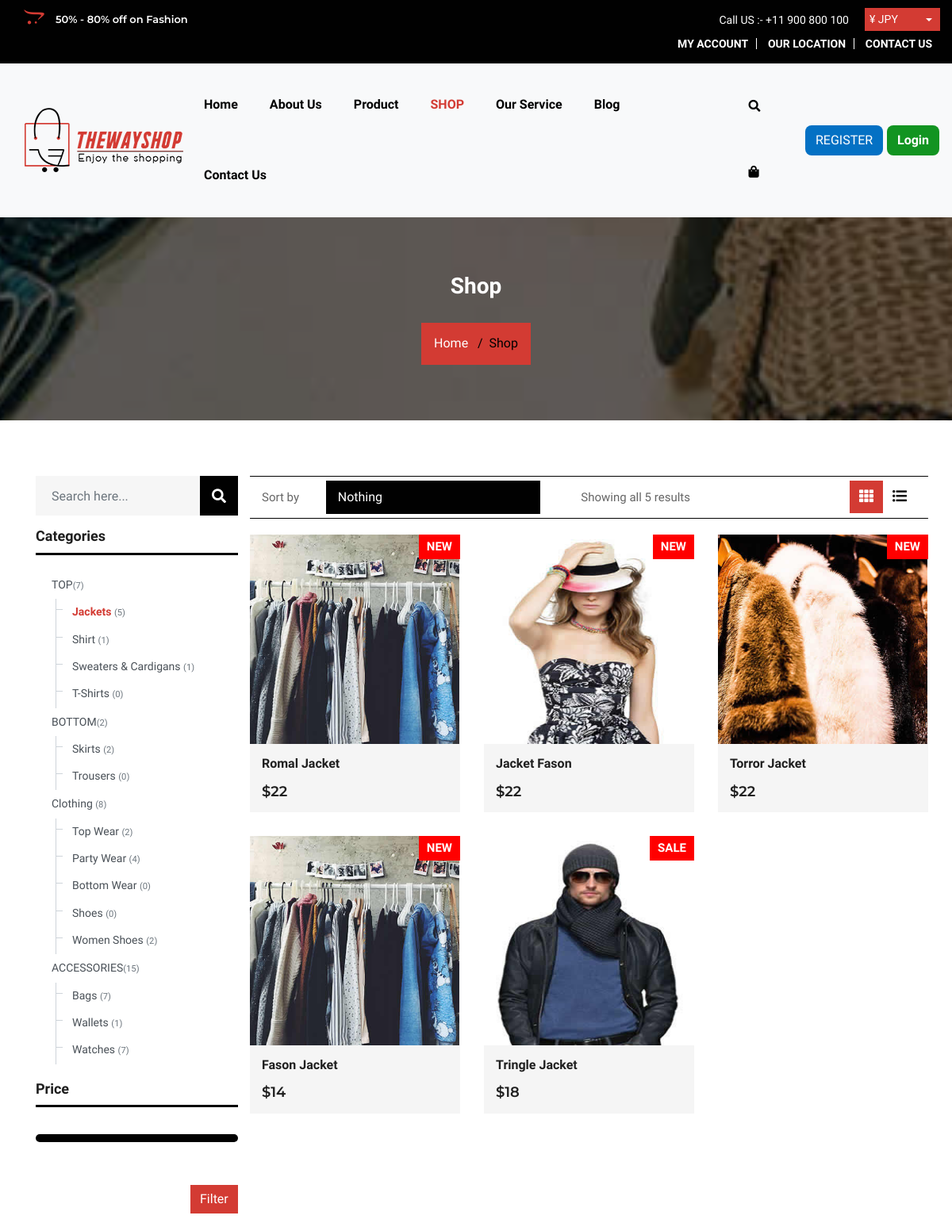
Page /shop/1 (upper part) on the earlier database version.
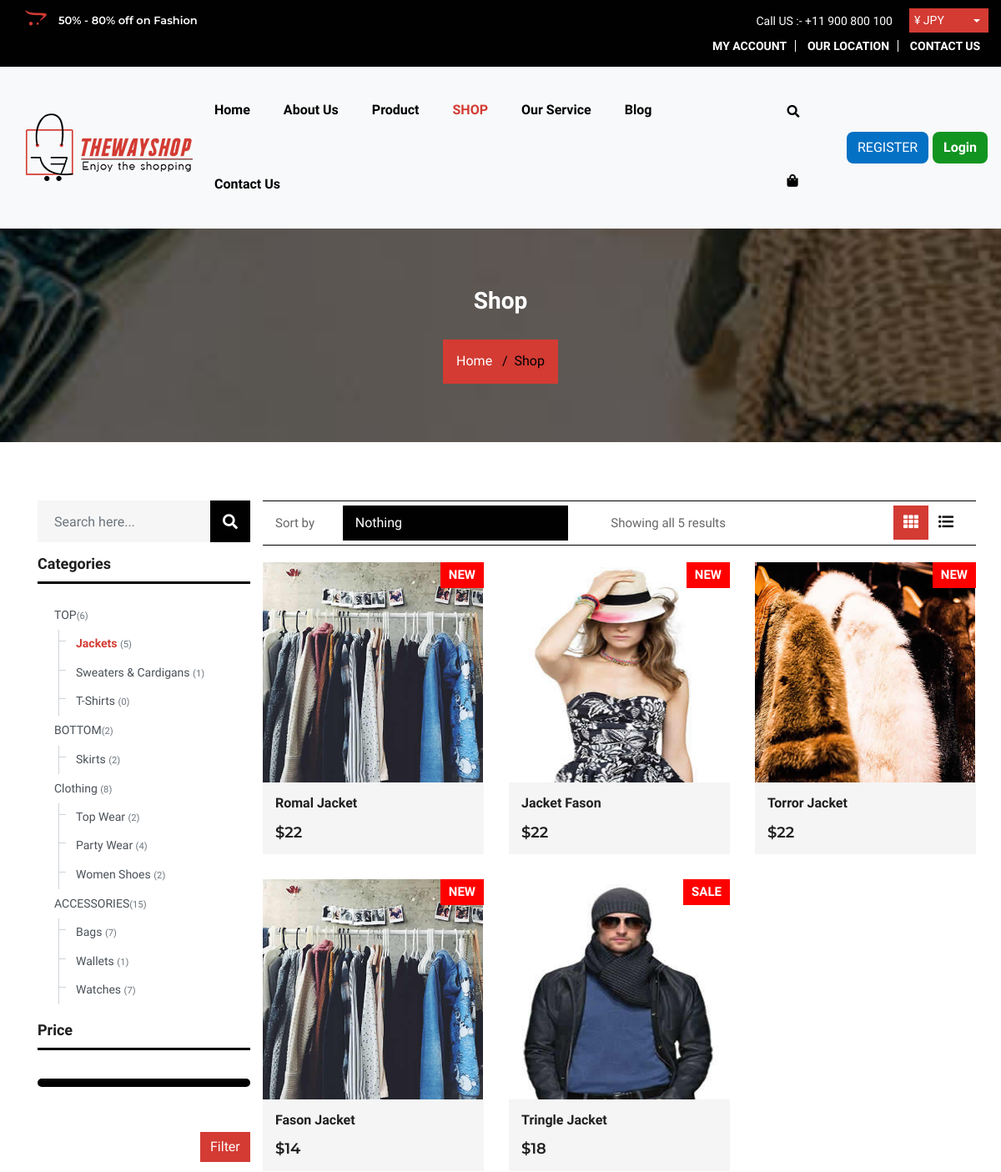
Same page on the later database version.
### main/models.py (models this page shows, shortened)
class News(models.Model):
    news = models.CharField(max_length=250, verbose_name='Что нового')
    product = models.ForeignKey(Product, on_delete=models.CASCADE, blank=True, null=True)
    category = models.ForeignKey(Category, on_delete=models.CASCADE, blank=True, null=True)
    class Meta:
        verbose_name = 'Новость'
        verbose_name_plural = 'Новости'

### product/models.py (models this page shows, shortened)
class Category(models.Model):
    title = models.CharField(max_length=50, verbose_name='Название')
    BIGCATEGORIES = (
        ('1', 'TOP'),
        ('2', 'BOTTOM'),
        ('3', 'CLOTHING'),
        ('4', 'ACCESSORIES'),
    )
    parent = models.CharField(max_length=1,
                              choices=BIGCATEGORIES,
                              default=3,
                              verbose_name='Группа', )
    image = models.ImageField(upload_to='Product/Category/%m/%d', blank=True)
    count = models.IntegerField(default=0)
    def __str__(self):
        return self.title
    class Meta:
        verbose_name = 'Категория'
        verbose_name_plural = 'Категории'

class Product(models.Model):
    title = models.CharField(max_length=100, verbose_name='Название')
    description = models.TextField()
    image = models.ImageField(upload_to='Product/%Y/%m/%d', blank=True)
    category = models.ForeignKey('Category', on_delete=models.CASCADE, verbose_name='Категория')
    price = models.IntegerField(validators=[MinValueValidator(0)], verbose_name='Цена')
    old_price = models.IntegerField(blank=True, default=0)
    pub_date = models.DateField(auto_now=True)
    status = models.ForeignKey('Status', on_delete=models.CASCADE)
    watch = models.IntegerField(default=0, verbose_name='Просмотры')
    class Meta:
        verbose_name = 'Продукт'
        verbose_name_plural = 'Продукты'

class Status(models.Model):
    title = models.CharField(max_length=50, verbose_name='Название')
    def __str__(self):
        return self.title
    class Meta:
        verbose_name = 'Статус'
        verbose_name_plural = 'Статусы'

### product/views.py (the view, shortened to what this page needs)
# urls.py: path('shop/<int:pk>', shop, name='shop'),
def shop(request, pk=0):
    for cat in Category.objects.all():
        cat.count = Product.objects.all().filter(category_id=cat.id).count()
        cat.save()
    if request.method == 'POST':
        try:
            return shopfind(request, request.POST['word'])
        except:
            return shopfind(request, request.POST['mainsearch'])
    if int(pk) == 0:
        products = Product.objects.all()
    else:
        products = Product.objects.all().filter(category_id=pk)
    context = {
        'title': 'Shop',
        'shop': 'active',
        'products': products,
        'news': News.objects.all(),
        'categories_show': Category.objects.all(),
        'id': pk,
        'par1': sum([i.count for i in Category.objects.all().filter(parent=1)]),
        'par2': sum([i.count for i in Category.objects.all().filter(parent=2)]),
        'par3': sum([i.count for i in Category.objects.all().filter(parent=3)]),
        'par4': sum([i.count for i in Category.objects.all().filter(parent=4)]),
    }
    return render(request, 'shop.html', context)

### templates/shop.html (shortened to what the changed rows need)
{% extends 'base.html' %}
{% load static %}
{% block content %}
<div class="all-title-box">
    <div class="container">
        <div class="row">
            <div class="col-lg-12">
                <h2>Shop</h2>
            </div>
        </div>
    </div>
</div>
<div class="shop-box-inner">
    <div class="container">
        <div class="row">
            <div class="col-xl-3 col-lg-3 col-sm-12 col-xs-12 sidebar-shop-left">
                <div class="product-categori">
                    <div class="filter-sidebar-left">
                        <div class="list-group list-group-collapse list-group-sm list-group-tree"
                             id="list-group-men" data-children=".sub-men">
                            <div class="list-group-collapse sub-men">
                                <a class="list-group-item list-group-item-action" href="#sub-men1"
                                   data-toggle="collapse" aria-expanded="true"
                                   aria-controls="sub-men1">TOP<small
                                        class="text-muted">({{ par1 }})</small>
                                </a>
                                <div class="collapse show" id="sub-men1"
                                     data-parent="#list-group-men">
                                    <div class="list-group">
                                        {% for cloth in categories_show %}
                                        {% if cloth.parent == "1" %}
                                        {% if cloth.id == id %}
                                        <a href="{% url 'shop' cloth.id %}"
                                           class="list-group-item list-group-item-action active">
                                            {% else %}
                                            <a href="{% url 'shop' cloth.id %}"
                                               class="list-group-item list-group-item-action">
                                                {% endif %}
                                                {{ cloth }}
                                                <small class="text-muted">
                                                    ({{ cloth.count }})</small></a>
                                            {% endif %}
                                            {% endfor %}
                                    </div>
                                </div>
                            </div>
                            <div class="list-group-collapse sub-men">
                                <div class="collapse show" id="sub-men2"
                                     data-parent="#list-group-men">
                                    <div class="list-group">
                                        {% for cloth in categories_show %}
                                        {% if cloth.parent == "2" %}
                                        {% if cloth.id == id %}
                                        <a href="{% url 'shop' cloth.id %}"
                                           class="list-group-item list-group-item-action active">
                                            {% else %}
                                            <a href="{% url 'shop' cloth.id %}"
                                               class="list-group-item list-group-item-action">
                                                {% endif %}
                                                {{ cloth }}
                                                <small class="text-muted">
                                                    ({{ cloth.count }})</small></a>
                                            {% endif %}
                                            {% endfor %}
                                    </div>
                                </div>
                            </div>
                            <div class="list-group-collapse sub-men">
                                <div class="collapse show" id="sub-men3"
                                     data-parent="#list-group-men">
                                    <div class="list-group">
                                        {% for cloth in categories_show %}
                                        {% if cloth.parent == "3" %}
                                        {% if cloth.id == id %}
                                        <a href="{% url 'shop' cloth.id %}"
                                           class="list-group-item list-group-item-action active">
                                            {% else %}
                                            <a href="{% url 'shop' cloth.id %}"
                                               class="list-group-item list-group-item-action">
                                                {% endif %}
                                                {{ cloth }}
                                                <small class="text-muted">
                                                    ({{ cloth.count }})</small></a>
                                            {% endif %}
                                            {% endfor %}
                                    </div>
                                </div>
                            </div>
                            <div class="list-group-collapse sub-men">
                                <div class="collapse show" id="sub-men4"
                                     data-parent="#list-group-men">
                                    <div class="list-group">
                                        {% for cloth in categories_show %}
                                        {% if cloth.parent == "4" %}
                                        {% if cloth.id == id %}
                                        <a href="{% url 'shop' cloth.id %}"
                                           class="list-group-item list-group-item-action active">
                                            {% else %}
                                            <a href="{% url 'shop' cloth.id %}"
                                               class="list-group-item list-group-item-action">
                                                {% endif %}
                                                {{ cloth }}
                                                <small class="text-muted">
                                                    ({{ cloth.count }})</small></a>
                                            {% endif %}
                                            {% endfor %}
                                    </div>
                                </div>
                            </div>
                        </div>
                    </div>
                </div>
            </div>
            <div class="col-xl-9 col-lg-9 col-sm-12 col-xs-12 shop-content-right">
                <div class="right-product-box">
                    <div class="row product-categorie-box">
                        <div class="tab-content">
                            <div role="tabpanel" class="tab-pane fade show active" id="grid-view">
                                <div class="row">
                                    {% for product in products %}
                                    <div class="col-sm-6 col-md-6 col-lg-4 col-xl-4">
                                        <div class="products-single fix">
                                            <div class="box-img-hover">
                                                <div class="type-lb">
                                                    <p class="sale">{{ product.status }}</p>
                                                </div>
                                                {% if product.image %}
                                                <img src="{{ product.image.url }}"
                                                     style="width:264px; height:264px;"
                                                     class="img-fluid"
                                                     alt="Image">
                                                {% else %}
                                                <img src="{% static 'images/img-pro-01.jpg' %}"
                                                     class="img-fluid"
                                                     alt="Image">
                                                {% endif %}
                                            </div>
                                            <div class="why-text">
                                                <h4>{{ product.title }}</h4>
                                                <h5>${{ product.price }}</h5>
                                            </div>
                                        </div>
                                    </div>
                                    {% endfor %}
                                </div>
                            </div>
                        </div>
                    </div>
                </div>
            </div>
        </div>
    </div>
</div>
{% endblock %}

### templates/base.html (shortened to what the changed rows need)
<!DOCTYPE html>
<html lang="en">
{% load static %}
<head>
    <link rel="stylesheet" href="{% static 'css/bootstrap.min.css' %}">
    <link rel="stylesheet" href="{% static 'css/style.css' %}">
    <link rel="stylesheet" href="{% static 'css/responsive.css' %}">
    <link rel="stylesheet" href="{% static 'css/custom.css' %}">
</head>
<body>
<div class="main-top">
    <div class="container-fluid">
        <div class="row">
            <div class="col-lg-6 col-md-6 col-sm-12 col-xs-12">
                <div class="text-slid-box">
                    <div id="offer-box" class="carouselTicker">
                        <ul class="offer-box">
                            {% for new in news %}
                            <li>
                                <i class="fab fa-opencart"></i>{{ new.news }}
                            </li>
                            {% endfor %}
                        </ul>
                    </div>
                </div>
            </div>
        </div>
    </div>
</div>
{% block content %}
{% endblock %}
</body>
</html>

Differences in the rows shown:
removed Category: title "Shirt", count "1", shown under "Categories"
removed Category: title "Trousers", count "0"
removed Category: title "Bottom Wear", count "0"
removed Category: title "Shoes", count "0"
Other differences:
{{ par1 }}: "7" → "6"
